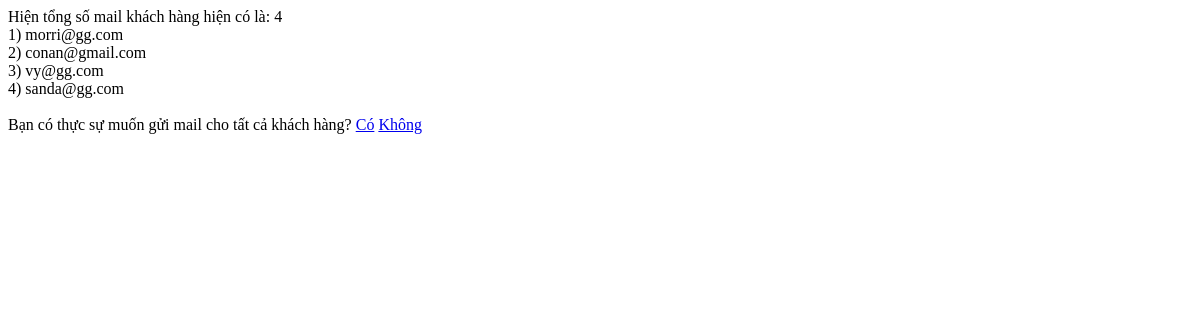
The page /admin/dashboard/mail/index.php on the database as committed earlier.
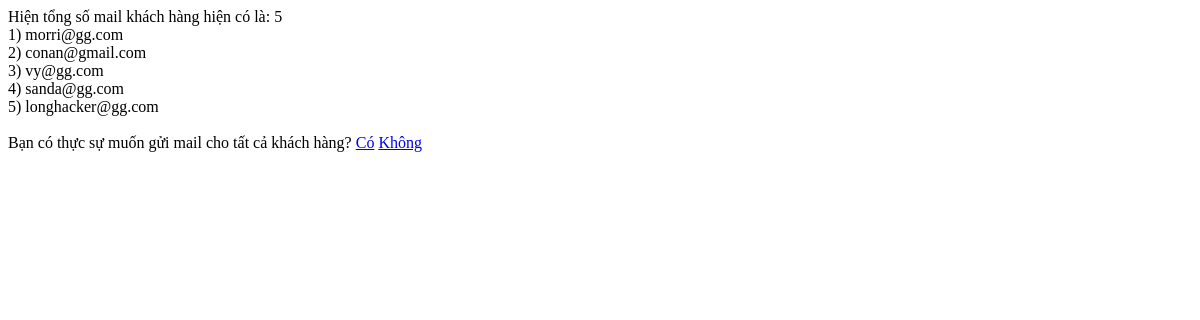
The same page on the database as committed later.
### tables this page shows
CREATE TABLE `khach_hang` (
  `ma` int(11) NOT NULL,
  `ten` varchar(100) NOT NULL,
  `gioi_tinh` tinyint(1) NOT NULL,
  `ngay_sinh` date NOT NULL,
  `email` varchar(100) NOT NULL,
  `sdt` varchar(12) NOT NULL,
  `dia_chi` varchar(100) NOT NULL,
  `mat_khau` varchar(50) NOT NULL,
  `cap_do` int(11) NOT NULL
);

### admin/dashboard/mail/index.php (the view, shortened to what this page needs)
<!DOCTYPE html>
<html>
<head>
</head>
<body>
	Hiện tổng số mail khách hàng hiện có là:
	<?php
	require '../../connect.php';
	$sql = "select * from khach_hang";
	$result = mysqli_query($connect, $sql);
	$so_email = mysqli_num_rows($result);
	echo $so_email;
	echo "<br>";
	$index = 0;
	foreach ($result as $row) {
		$index++;
		echo "$index) ";
		echo $row['email'];
		echo "<br>";
	}
	?>
	<br>
	Bạn có thực sự muốn gửi mail cho tất cả khách hàng?
	<a href="send_process.php">Có</a>
	<a href="../root">Không</a>
</body>
</html>

Rows that differ between the two databases and show on the page:
added khach_hang: email "longhacker@gg.com"
Other text that changed with them:
$so_email: "4" → "5"
